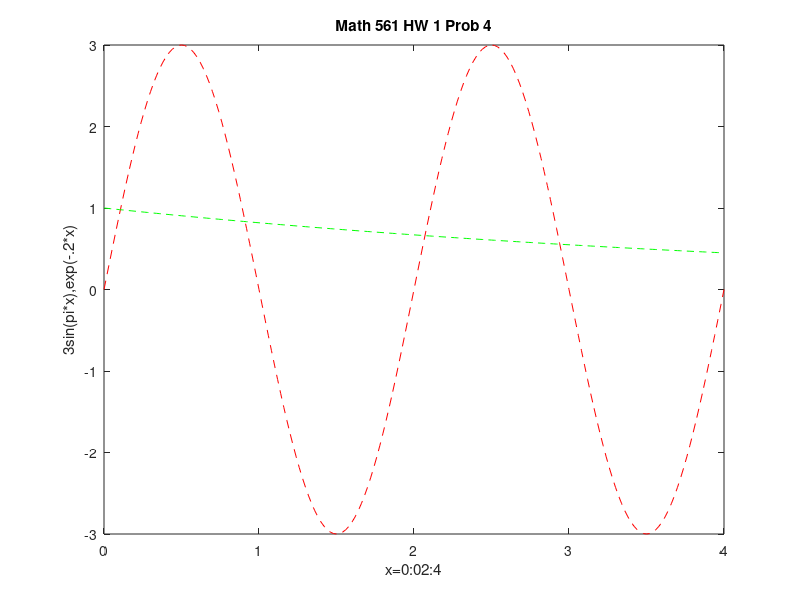

Source code (MATLAB):
x=[0:0.02:4];
y1=3*sin(pi.*x);
y2=exp(-.2.*x);
plot(x,y1,'r--')
hold on
plot(x,y2,'g--')
xlabel('x=0:02:4')
ylabel('3sin(pi*x),exp(-.2*x)')
title('Math 561 HW 1 Prob 4')
